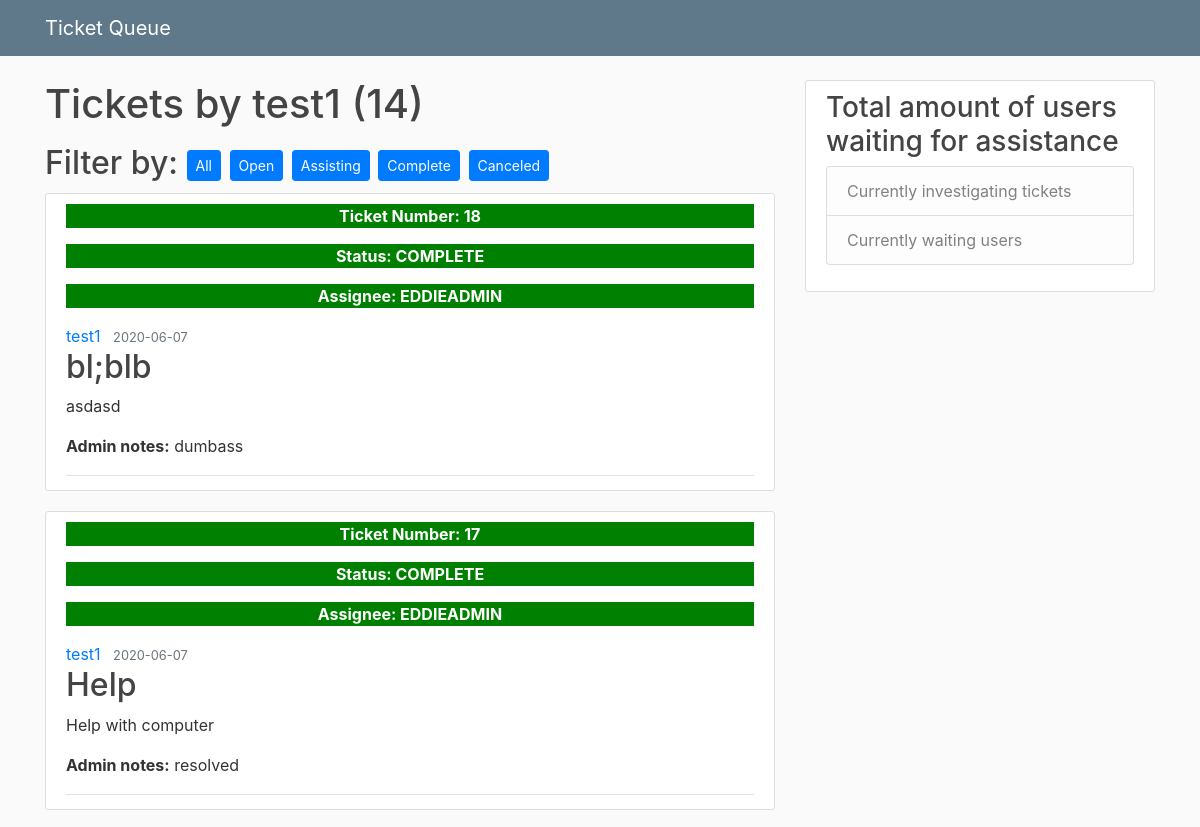
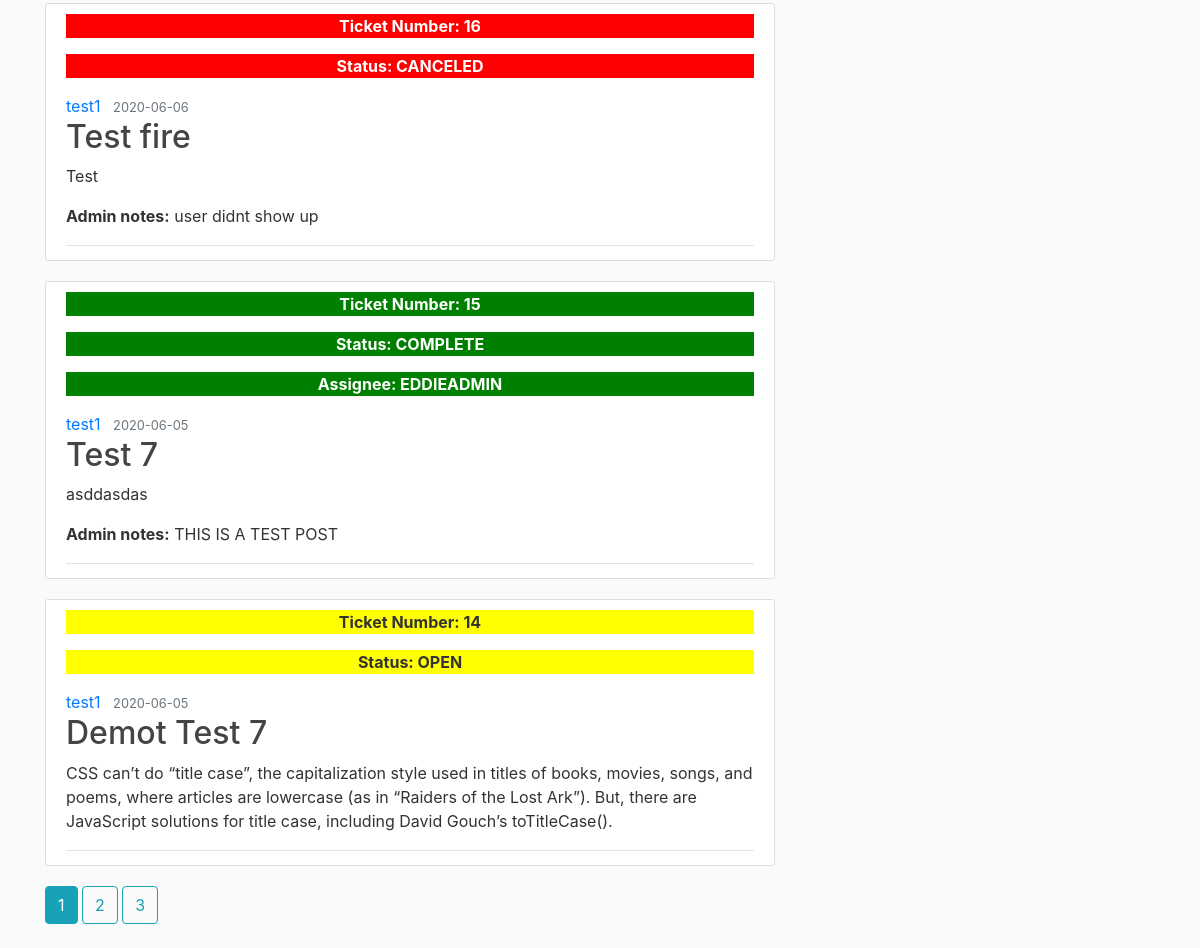
The app's page /user/test1, older data (2 pictures, top to bottom).
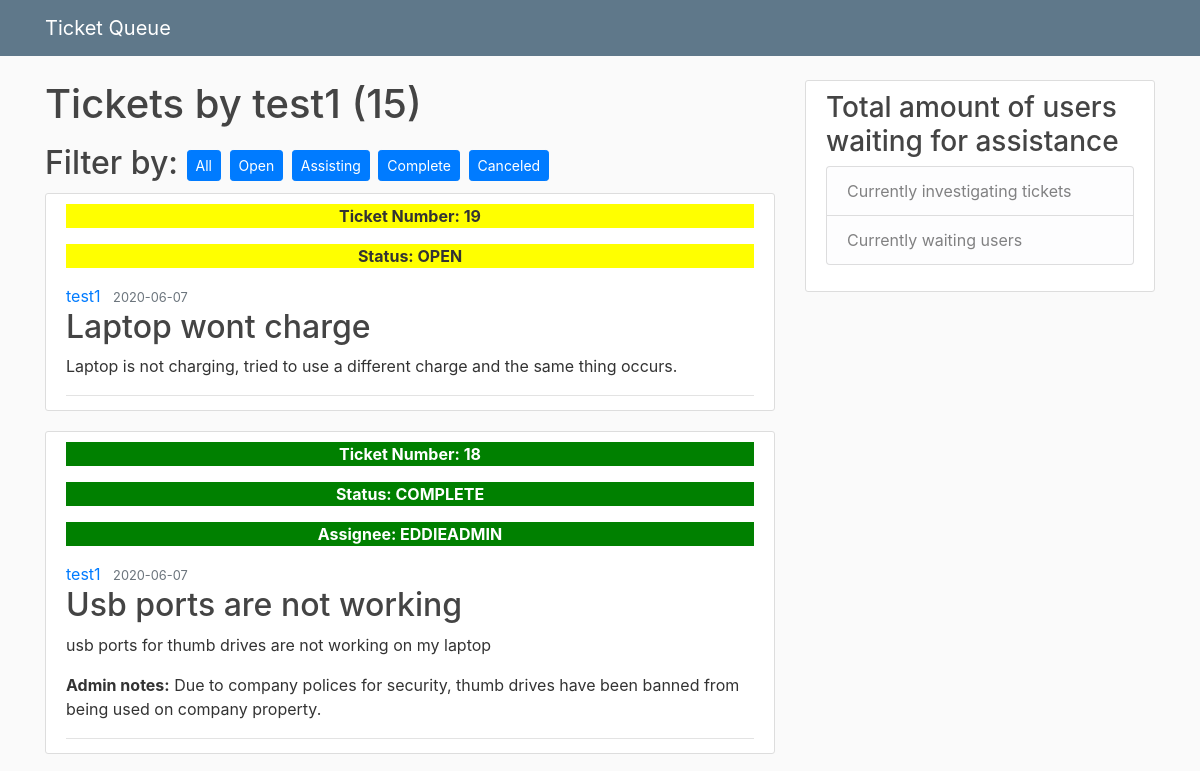
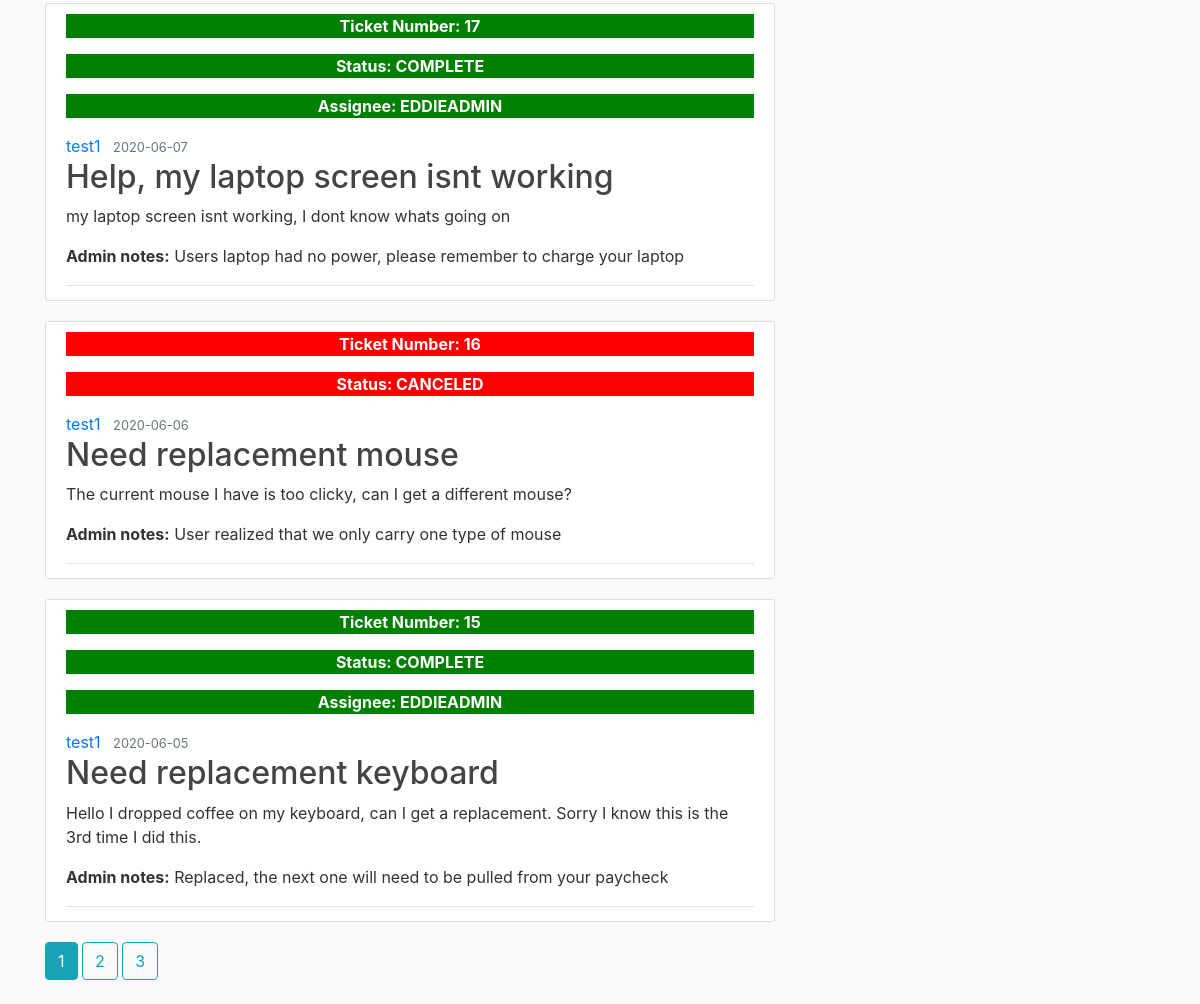
The same page, newer data (2 pictures, top to bottom).
### helpdeskqueue/models.py (models this page shows, shortened)
class User(db.Model, UserMixin):
    id = db.Column(db.Integer, primary_key = True)
    username = db.Column(db.String(20), unique = True, nullable = False)
    user_type = db.Column(db.String(20), unique = True, nullable = False)
    email = db.Column(db.String(120), unique = True, nullable = False)
    password = db.Column(db.String(60), nullable = False)
    posts = db.relationship('Post', backref = 'author', lazy = True)

class Post(db.Model):
    id = db.Column(db.Integer, primary_key = True)
    title = db.Column(db.String(100), nullable = False)
    date_posted = db.Column(db.DateTime, nullable = False, default = datetime.utcnow)
    content = db.Column(db.Text, nullable = False)
    category = db.Column(db.Text, nullable = False)
    status = db.Column(db.Text, nullable = False)
    user_id = db.Column(db.Integer, db.ForeignKey('user.id'), nullable = False)
    notes = db.Column(db.String, nullable = True)
    assisted_by = db.Column(db.String, nullable = True)

### helpdeskqueue/routes.py (the view)
@app.route("/user/<string:username>")
def user_posts(username):
    action = PageAction()
    page = request.args.get('page', 1, type = int)
    user = User.query.filter_by(username = username).first_or_404()
    posts = Post.query.filter_by(author = user)\
        .order_by(Post.date_posted.desc())\
        .paginate(page = page, per_page = 5)
    print(type(posts))
    return render_template('user_posts.html', posts = posts, user = user, status = status, action = action, filter_status = 'open')

### helpdeskqueue/templates/user_posts.html (shortened to what this page needs)
{% extends 'layout.html' %}
{% block content %}
    <h1 class = "mb-3"> Tickets by {{ user.username }} ({{ posts.total }})</h1>
    <h2>Filter by:
    <a class = "btn btn-primary btn-sm mt-1 mb-1" href= "{{ url_for('user_posts', username = current_user.username)}}"> All</a>
    <a class = "btn btn-primary btn-sm mt-1 mb-1" href = "{{ url_for('user_posts_open', username = user.username) }}"> Open</a>
    <a class = "btn btn-primary btn-sm mt-1 mb-1" href = "{{ url_for('user_posts_assisting', username = user.username) }}"> Assisting</a>
    <a class = "btn btn-primary btn-sm mt-1 mb-1" href = "{{ url_for('user_posts_complete', username = user.username) }}"> Complete</a>
    <a class = "btn btn-primary btn-sm mt-1 mb-1" href = "{{ url_for('user_posts_canceled', username = user.username) }}"> Canceled</a>
    </h2>
    {% for post in posts.items %}
        <article class="media content-section">
            <div class="media-body">
            <div class="article-metadata">
                    {% if post.status == status[0] %}
                        <p style="background-color: #FFFF00; text-align: center"><strong>Ticket Number: {{ post.id }}</strong></p>
                        <p style="background-color: #FFFF00; text-align: center"><strong>Status: {{ post.status.upper() }}</strong></p>
                    {% endif %}
                    {% if post.status == status[2] %}
                        <p style = "background-color: green; text-align: center; color: white" ><strong>Ticket Number: {{ post.id }}</strong></p>
                        <p style = "background-color: green; text-align: center; color: white" ><strong>Status: {{ post.status.upper() }}</strong></p>
                        <p style = "background-color: green; text-align: center; color: white"><strong>Assignee: {{ post.assisted_by.upper() }}</strong></p>
                    {% endif %}
                    {% if post.status == status[3] %}
                        <p style = "background-color: red; text-align: center; color: white" ><strong>Ticket Number: {{ post.id }}</strong></p>
                        <p style = "background-color: red; text-align: center; color: white" ><strong>Status: {{ post.status.upper() }}</strong></p>
                    {% endif %}
                    <a class="mr-2" href="{{ url_for('user_posts', username = post.author.username) }}">{{ post.author.username }}</a>
                    <small class="text-muted">{{ post.date_posted.strftime('%Y-%m-%d') }}</small>
                    <h2><a class="article-title" href="{{ url_for('post', post_id = post.id) }}">{{ post.title }}</a></h2>
                    <p class="article-content">{{ post.content }}</p>
                    {% if post.notes %}
                    <p class="article-content"><strong>Admin notes:</strong> {{ post.notes }}</p>
                    {% endif %}
            </div>
            </div>
        </article>
    {% endfor %}
    {% for page_num in posts.iter_pages(left_edge = 1, right_edge = 1, left_current = 1, right_current =2)  %}
        {% if page_num %}
          {% if posts.page == page_num %}
            <a class = "btn btn-info mb-4" href = "{{ url_for('user_posts', username=user.username, page = page_num) }}">{{ page_num }}</a>
          {% else %}
            <a class = "btn btn-outline-info mb-4" href = "{{ url_for('user_posts', username=user.username, page = page_num) }}">{{ page_num }}</a>
          {% endif %}
        {% else %}
        ...
        {% endif %}
    {% endfor %}
{% endblock content %}

### helpdeskqueue/templates/layout.html (shortened to what this page needs)
<!DOCTYPE html>
<html lang="en">
<head>
    <link rel="stylesheet" href="https://stackpath.bootstrapcdn.com/bootstrap/4.5.0/css/bootstrap.min.css">
    <link rel="stylesheet" type="text/css" href="{{ url_for('static', filename = 'main.css') }}">
</head>
<body>
    <header class="site-header">
        <nav class="navbar navbar-expand-md navbar-dark bg-steel fixed-top">
        <div class="container">
            {% if current_user.user_type == 'admin' %}
            <a class="navbar-brand mr-4" href="{{url_for('admin_home')}}">Ticket Queue</a>
            {% else %}
            <a class="navbar-brand mr-4" href="/">Ticket Queue</a>
            {% endif %}
        </nav>
    </header>
    <main role="main" class="container">
        <div class="row">
          <div class="col-md-8">
            {% block content %}{% endblock content %}
          </div>
          {% if current_user.user_type == 'admin' %}
          <div class="col-md-4">
            <div class="content-section">
              <h3>Ticket Statistics</h3>
                <ul class="list-group">
                  <li class="list-group-item list-group-item-light">Open: {% block open_count %}{% endblock open_count %}</li>
                  <li class="list-group-item list-group-item-light">Assisting: {% block assisting_count %}{% endblock assisting_count %}</li>
                  <li class="list-group-item list-group-item-light">Complete: {% block complete_count %}{% endblock complete_count %}</li>
                  <li class="list-group-item list-group-item-light">Canceled: {% block canceled_count %}{% endblock canceled_count %}</li>
                </ul>
              </p>
            </div>
          </div>
          {% else %}
          <div class="col-md-4">
            <div class="content-section">
              <h3>Total amount of users waiting for assistance</h3>
                <ul class="list-group">
                  <li class="list-group-item list-group-item-light">Currently investigating {% block user_count_assist %}{% endblock user_count_assist %} tickets</li>
                  <li class="list-group-item list-group-item-light">Currently waiting {% block user_count_open %}{% endblock user_count_open %} users</li>
                </ul>
            </div>
          </div>
          {% endif %}
        </div>
      </main>
</body>
</html>

### helpdeskqueue/static/main.css (style rules this page uses)
body { background: #fafafa; color: #333333; margin-top: 5rem; }
h1, h2, h3, h4, h5, h6 { color: #444444; }
.bg-steel { background-color: #5f788a; }
.content-section { background: #ffffff; padding: 10px 20px; border: 1px solid #dddddd; border-radius: 3px; margin-bottom: 20px; }
.article-title { color: #444444; }
.article-content { white-space: pre-line; }
.article-metadata { padding-bottom: 1px; margin-bottom: 4px; border-bottom: 1px solid #e3e3e3 }

Row changes from the older to the newer data that the page shows:
no longer on this page (row edited): Post: id "14", status "OPEN", author.username "test1", date_posted "2020-06-05", title "Demot Test 7", content "CSS can’t do “title case”, the capitalization style used in titles of books, movies, songs, and poems, where articles are lowercase (as in “Raiders of the Lost Ark”). But, there are JavaScript solutions for title case, including David Gouch’s toTitleCase()."
added Post: id "19", status "OPEN", author.username "test1", date_posted "2020-06-07", title "Laptop wont charge", content "Laptop is not charging, tried to use a different charge and the same thing occurs."
changed Post id 18: title "bl;blb" → "Usb ports are not working"; content "asdasd" → "usb ports for thumb drives are not working on my laptop"; notes "dumbass" → "Due to company polices for security, thumb drives have been banned from being used on company property."
changed Post id 17: title "Help" → "Help, my laptop screen isnt working"; content "Help with computer" → "my laptop screen isnt working, I dont know whats going on"; notes "resolved" → "Users laptop had no power, please remember to charge your laptop"
changed Post "CANCELED": title "Test fire" → "Need replacement mouse"; content "Test" → "The current mouse I have is too clicky, can I get a different mouse?"; notes "user didnt show up" → "User realized that we only carry one type of mouse"
changed Post id 15: title "Test 7" → "Need replacement keyboard"; content "asddasdas" → "Hello I dropped coffee on my keyboard, can I get a replacement. Sorry I know this is the 3rd time I did this."; notes "THIS IS A TEST POST" → "Replaced, the next one will need to be pulled from your paycheck"
Text that changed along with them:
{{ posts.total }}: "14" → "15"
